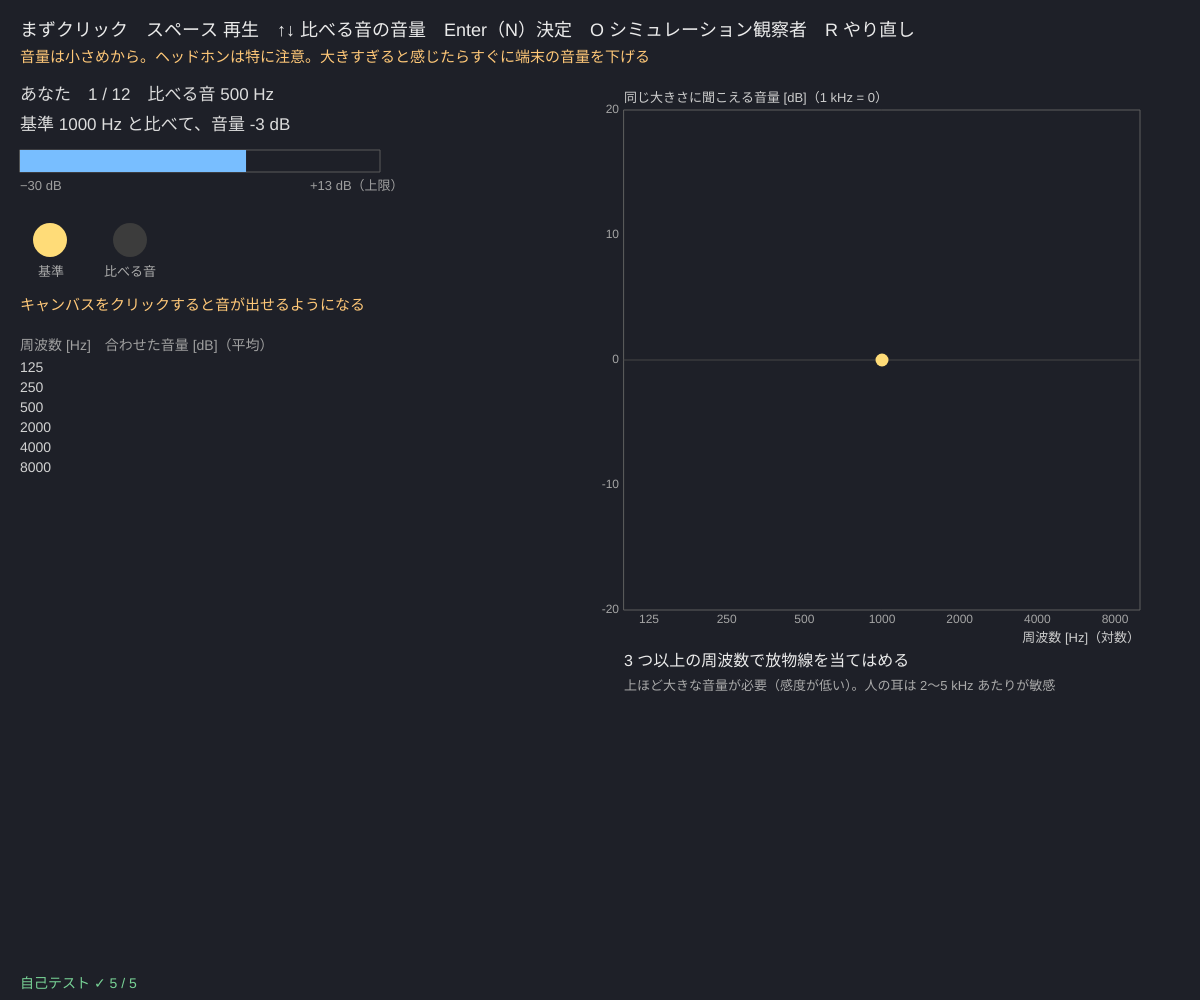
Frame 1 (no input)
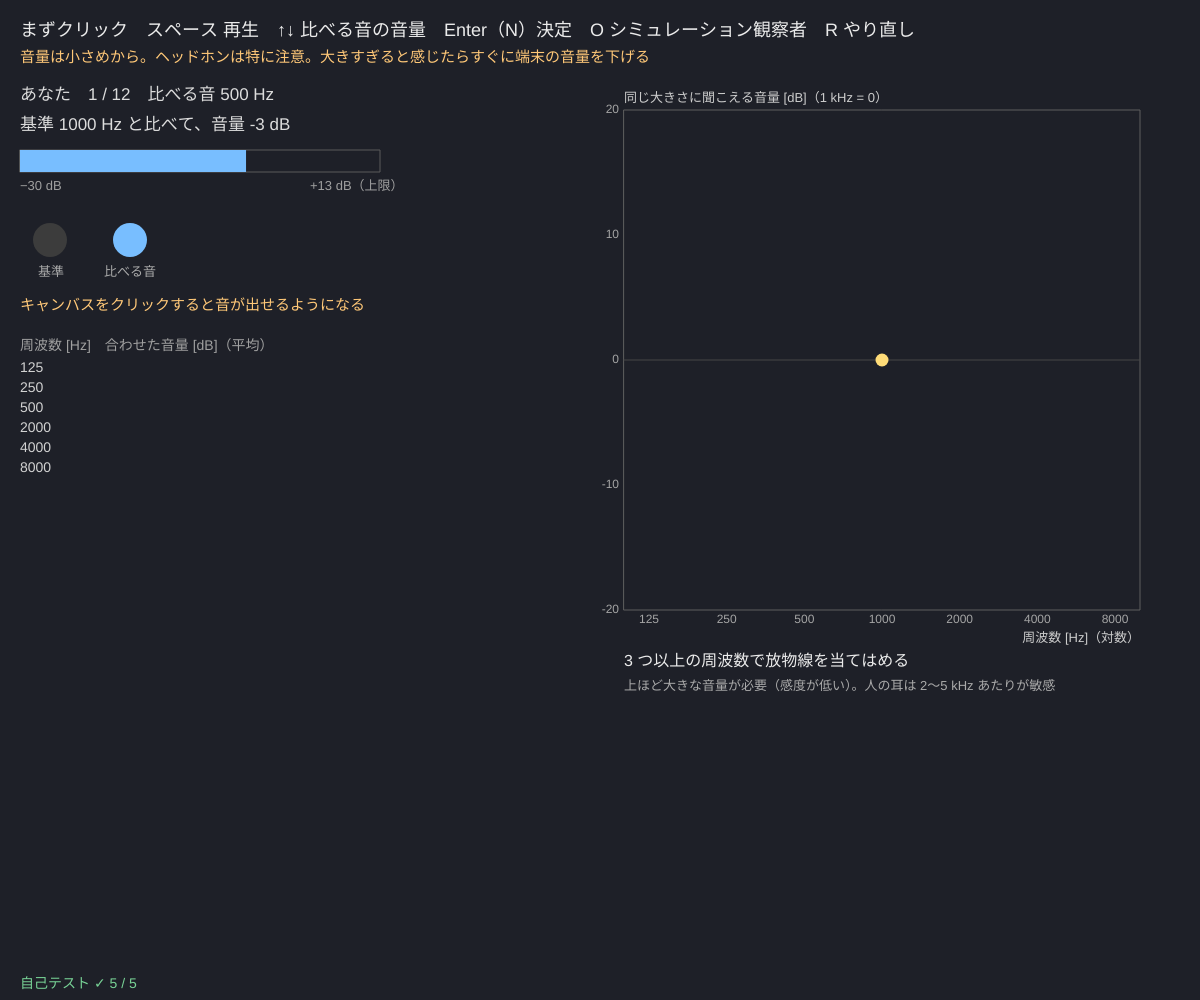
Frame 60 (no input)
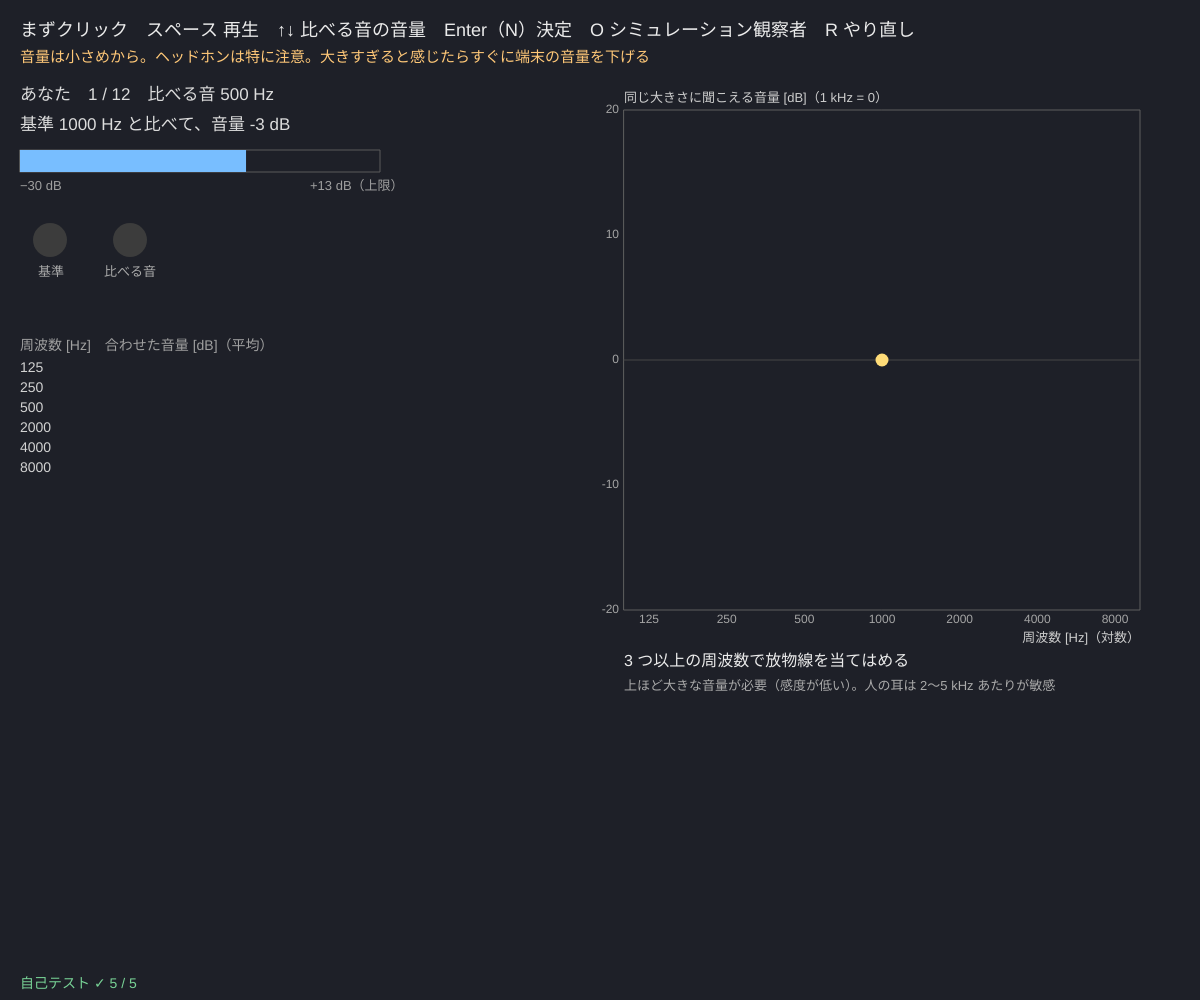
Frame 120 (the mouse pressed at the canvas centre since frame 60)

The p5.js sketch that drew these frames (run headless with seeded random() and noise() and a simulated clock; from frame 60 on, the mouse is pressed at the canvas centre):

// p5.js sketch
// ── sketch.js
// ============================================
// 11 等ラウドネス ─ 低い音・高い音は、同じ大きさに聞こえるのにどれだけの音量が必要？
// スペースで「1 kHz の基準音 → 比べる音」を鳴らす。↑↓ で比べる音の音量を 1 dB ずつ変え、同じ大きさに聞こえたら Enter（または N）
// 125 Hz〜8 kHz の 6 つの音で 2 回ずつ合わせると、自分の「等ラウドネス曲線」ができる（端末やヘッドホンでも形が変わる。形の傾向だけを見る）
// 曲線に放物線（log 周波数の 2 次式）を当てはめ、いちばん敏感な周波数を求める
// まずクリック / スペース = 再生 / ↑↓ = 音量 / Enter = 決定 / O = シミュレーション観察者 / R = やり直し
// 音量は小さめから。ヘッドホンは特に注意（全体の音量 MASTER は 0.2 以下）
// ============================================

const FREQS = [125, 250, 500, 2000, 4000, 8000];   // ★ 比べる音の周波数 [Hz]
const REF_VOL = 0.2;                   // ★ 基準音（1 kHz）の大きさ（0〜1）
const MAX_DB = 13;                     // 比べる音の上限：REF_VOL × 10^(13/20) ≈ 0.89（これ以上は大きくしない）
const PASSES = 2;                      // ★ 1 つの周波数を何回合わせるか
const SIM_TRUE = { 125: 12, 250: 7, 500: 3, 2000: -1, 4000: -4, 8000: 6 };   // ★ シミュレーション観察者の「本当の」曲線（作り物）[dB]
let order = [], ti = 0, lev = 0, sets = [], simMode = false, simSeed = 1, playing = 0;

function setup() {
  createCanvas(windowWidth, windowHeight);
  selfTest();
  resetData(false);
}
function resetData(sim) {
  simMode = sim; sets = []; ti = 0; seedRng(Date.now());
  order = []; for (let p = 0; p < PASSES; p++) order = order.concat(shuffleArr(FREQS.slice()));
  lev = Math.round((rnd() - 0.5) * 12);   // はじめの音量はばらばらに（はじめの値に引っぱられないように）
}
function playPair() {
  if (!audioCtx || ti >= order.length || millis() - playing < 1400) return;   // 鳴っている間は重ねない
  let t = audioCtx.currentTime + 0.05;
  tone(1000, t, 0.5, REF_VOL);
  tone(order[ti], t + 0.75, 0.5, compVol(lev));
  playing = millis();
}
function compVol(db) { return REF_VOL * dbToGain(clampv(db, -30, MAX_DB)); }
function accept() { if (ti >= order.length || simMode) return; sets.push([order[ti], lev]); ti++; lev = Math.round((rnd() - 0.5) * 12); }
function meanAt(f, s) { let r = s.filter((q) => q[0] === f).map((q) => q[1]); return r.length ? r.reduce((a, b) => a + b) / r.length : null; }
// dB = a + b u + c u²（u = log₂(f/1000)）を最小二乗で（1 kHz の 0 dB も 1 点として入れる）
function fitCurve(s) {
  let pts = [[0, 0]].concat(FREQS.map((f) => [Math.log2(f / 1000), meanAt(f, s)]).filter((p) => p[1] !== null));
  if (pts.length < 3) return null;
  let M = [[0, 0, 0], [0, 0, 0], [0, 0, 0]], v = [0, 0, 0];
  for (let p of pts) { let q = [1, p[0], p[0] * p[0]]; for (let i = 0; i < 3; i++) { v[i] += q[i] * p[1]; for (let j = 0; j < 3; j++) M[i][j] += q[i] * q[j]; } }
  let D = det3(M); if (Math.abs(D) < 1e-9) return null;
  let [a, b, c] = [0, 1, 2].map((k) => det3(M.map((r, i) => r.map((x, j) => (j === k ? v[i] : x)))) / D);
  return { a, b, c, best: c > 0 ? 1000 * Math.pow(2, -b / (2 * c)) : null, at: (f) => { let u = Math.log2(f / 1000); return a + b * u + c * u * u; } };
}
function det3(m) { return m[0][0] * (m[1][1] * m[2][2] - m[1][2] * m[2][1]) - m[0][1] * (m[1][0] * m[2][2] - m[1][2] * m[2][0]) + m[0][2] * (m[1][0] * m[2][1] - m[1][1] * m[2][0]); }
// シミュレーション観察者：本当の値 + ゆらぎ 1.5 dB で合わせる（音は鳴らさない）
function simSets(reps) { let s = []; for (let r = 0; r < reps; r++) for (let f of FREQS) s.push([f, Math.round(clampv(SIM_TRUE[f] + 1.5 * rndNormal(), -30, MAX_DB))]); return s; }
function runSim(seed) { resetData(true); seedRng(seed); sets = simSets(4); ti = order.length; }

function draw() {
  background(30, 32, 40);
  fill(235); noStroke(); textSize(18);
  text('まずクリック　スペース 再生　↑↓ 比べる音の音量　Enter（N）決定　O シミュレーション観察者　R やり直し', 20, 36);
  fill(255, 200, 120); textSize(15);
  text('音量は小さめから。ヘッドホンは特に注意。大きすぎると感じたらすぐに端末の音量を下げる', 20, 62);

  let bx = 20, by = 100;
  fill(220); textSize(17);
  if (ti < order.length) {
    let f = order[ti];
    text((simMode ? '' : 'あなた') + '　' + (ti + 1) + ' / ' + order.length + '　比べる音 ' + f + ' Hz', bx, by);
    text('基準 1000 Hz と比べて、音量 ' + (lev >= 0 ? '+' : '') + lev + ' dB' + (lev >= MAX_DB ? '（上限）' : lev <= -30 ? '（下限）' : ''), bx, by + 30);
    // 音量のメーター
    noFill(); stroke(90); rect(bx, by + 50, 360, 22);
    noStroke(); fill(lev >= MAX_DB ? color(255, 120, 100) : color(120, 190, 255)); rect(bx, by + 50, (360 * (lev + 30)) / (MAX_DB + 30), 22);
    fill(160); textSize(13); text('−30 dB', bx, by + 90); text('+' + MAX_DB + ' dB（上限）', bx + 290, by + 90);
    // 再生中の表示（ゆっくり：1 回の再生で 2 回だけ光る）
    let t = millis() - playing;
    fill(t < 550 ? color(255, 220, 120) : 60); circle(bx + 30, by + 140, 34);
    fill(t > 750 && t < 1300 ? color(120, 190, 255) : 60); circle(bx + 110, by + 140, 34);
    fill(170); textSize(13); text('基準', bx + 18, by + 176); text('比べる音', bx + 84, by + 176);
    if (!audioCtx) { fill(255, 200, 120); textSize(15); text('キャンバスをクリックすると音が出せるようになる', bx, by + 210); }
  } else text(simMode ? 'シミュレーション観察者（各 4 回、音は鳴らさない）' : 'おつかれさま！ これが自分の等ラウドネス曲線', bx, by);
  // ---- 表
  let ty = by + 250; fill(160); textSize(14); text('周波数 [Hz]　合わせた音量 [dB]（平均）', bx, ty);
  FREQS.forEach((f, i) => { let m = meanAt(f, sets); fill(210); text(f + '　　' + sets.filter((q) => q[0] === f).map((q) => q[1]).join(', ') + (m !== null ? '　→ ' + m.toFixed(1) : ''), bx, ty + 22 + i * 20); });

  // ---- 等ラウドネス曲線
  let g = { x: width * 0.52, y: 110, w: width * 0.43, h: height * 0.5, x0: 100, x1: 10000, y0: -20, y1: 20, logx: true };
  plotAxes(g, '周波数 [Hz]（対数）', '同じ大きさに聞こえる音量 [dB]（1 kHz = 0）', [125, 250, 500, 1000, 2000, 4000, 8000], [-20, -10, 0, 10, 20]);
  stroke(70); line(g.x, gY(g, 0), g.x + g.w, gY(g, 0));
  let fit = fitCurve(sets);
  if (simMode) { stroke(120, 200, 140); strokeWeight(1.5); polyline([[gX(g, 1000), gY(g, 0)]].concat(FREQS.map((f) => [gX(g, f), gY(g, SIM_TRUE[f])])).sort((a, b) => a[0] - b[0])); }
  if (fit) { stroke(255, 170, 90); strokeWeight(3); let p = []; for (let i = 0; i <= 100; i++) { let f = 110 * Math.pow(9000 / 110, i / 100); p.push([gX(g, f), gY(g, clampv(fit.at(f), -20, 20))]); } polyline(p); }
  noStroke(); fill(120, 190, 255, 120); for (let q of sets) circle(gX(g, q[0]), gY(g, q[1]), 7);
  fill(120, 190, 255); FREQS.forEach((f) => { let m = meanAt(f, sets); if (m !== null) circle(gX(g, f), gY(g, m), 13); });
  fill(255, 220, 120); circle(gX(g, 1000), gY(g, 0), 13);
  fill(235); textSize(16);
  let ry = g.y + g.h + 56;
  text(fit && fit.best ? 'いちばん敏感な周波数（放物線の底）≈ ' + fit.best.toFixed(0) + ' Hz' : '3 つ以上の周波数で放物線を当てはめる', g.x, ry);
  fill(170); textSize(13); text('上ほど大きな音量が必要（感度が低い）。人の耳は 2〜5 kHz あたりが敏感', g.x, ry + 24);
  if (simMode) { fill(120, 200, 140); textSize(14); text('緑 = シミュレーション観察者の本当の曲線（作り物。ISO 226 の値ではない）', g.x, ry + 48); }
  fill(selfTestResults.every((r) => r.ok) ? color(120, 210, 150) : color(255, 90, 90)); textSize(14);
  text(selfTestLine(), 20, height - 12);
}

function mousePressed() { startAudio(); }
function keyPressed() {
  startAudio();
  if (key === ' ') playPair();
  if (key === UP_ARROW) lev = Math.min(MAX_DB, lev + 1);
  if (key === DOWN_ARROW) lev = Math.max(-30, lev - 1);
  if (key === ENTER || key === 'n' || key === 'N') accept();
  if (key === 'o' || key === 'O') runSim(++simSeed);
  if (key === 'r' || key === 'R') resetData(false);
  return false;
}

// ---- 自己テスト（音は鳴らさない）
function selfTest() {
  selfTestResults = [];
  check('dB → 倍率：+20 dB = 10 倍、−20 dB = 0.1 倍、+6 dB ≈ 1.995 倍', near(dbToGain(20), 10, 1e-12) && near(dbToGain(-20), 0.1, 1e-12) && near(dbToGain(6), 1.9953, 1e-4));
  check('音量の上限：比べる音は最大でも 1.0 以下、全体の音量 MASTER ≤ 0.2', compVol(100) <= 1.0001 && MASTER <= 0.2);
  let s = []; for (let f of FREQS) { let u = Math.log2(f / 1000); s.push([f, -3 * u + 1.5 * u * u]); }
  let f0 = fitCurve(s);
  check('ゆらぎのない放物線 −3u + 1.5u²（1 kHz で 0）→ 底は 2^(1) × 1000 = 2000 Hz', f0 && near(f0.best, 2000, 1e-6));
  check('データがないと当てはめない（null）', fitCurve([]) === null);
  seedRng(52); let ss = simSets(30);
  check('シミュレーション観察者（各 30 回）：平均が本当の値 ±1 dB', FREQS.every((f) => near(meanAt(f, ss), SIM_TRUE[f], 1)));
  reportSelfTest();
}

// ---------- やってみよう ----------
// 1. 6 つの周波数を 2 回ずつ合わせて、自分の曲線を描こう。いちばん敏感なのは何 Hz？
// 2. スピーカーとヘッドホンで測り比べよう。低い音（125 Hz）の値は大きく変わる？（小さなスピーカーは低音が出にくい）
// 3. REF_VOL を半分にして測り直すと、曲線の形は変わる？（小さい音ほど低音は聞こえにくい）
// 4. 2 回の合わせた値のちがい（ばらつき）は何 dB くらい？
// 5. 音楽のミックスで低音や高音を「どれだけ上げるか」を、この曲線から考えよう


// ==================================================
// ここから下は「心理物理の道具」（中身は読まなくても OK。消さないでね）
// ==================================================
// ---- 種つきの乱数（同じ種なら毎回同じ列）。シミュレーション観察者と自己テストで使う
let rngState = 1;
function seedRng(s) { rngState = (s >>> 0) || 1; }
function rnd() {                       // 0〜1 の一様乱数（mulberry32）
  rngState = (rngState + 0x6d2b79f5) >>> 0;
  let t = rngState;
  t = Math.imul(t ^ (t >>> 15), t | 1);
  t ^= t + Math.imul(t ^ (t >>> 7), t | 61);
  return ((t ^ (t >>> 14)) >>> 0) / 4294967296;
}
function rndNormal() { let u = 1 - rnd(), v = rnd(); return Math.sqrt(-2 * Math.log(u)) * Math.cos(2 * Math.PI * v); }   // 標準正規分布
function shuffleArr(a) { for (let i = a.length - 1; i > 0; i--) { let j = Math.floor(rnd() * (i + 1)), t = a[i]; a[i] = a[j]; a[j] = t; } return a; }
function clampv(v, a, b) { return v < a ? a : v > b ? b : v; }
// ---- 正規分布：Φ（累積分布）と z（その逆関数。二分法で数値的に解く）
function erfA(x) {                     // 誤差関数（Abramowitz & Stegun 7.1.26、誤差 1.5e-7 以下）
  let s = x < 0 ? -1 : 1; x = Math.abs(x);
  let t = 1 / (1 + 0.3275911 * x);
  let y = 1 - ((((1.061405429 * t - 1.453152027) * t + 1.421413741) * t - 0.284496736) * t + 0.254829592) * t * Math.exp(-x * x);
  return s * y;
}
function Phi(x) { return 0.5 * (1 + erfA(x / Math.SQRT2)); }
function zOf(p) {                      // Φ(z) = p となる z
  p = clampv(p, 1e-9, 1 - 1e-9);
  let lo = -9, hi = 9;
  for (let i = 0; i < 70; i++) { let m = (lo + hi) / 2; if (Phi(m) < p) lo = m; else hi = m; }
  return (lo + hi) / 2;
}
// 割合を 1/(2N) で補正（0 や 1 だと z が無限大になるので）
function rateFix(k, n) { return n > 0 ? clampv(k / n, 1 / (2 * n), 1 - 1 / (2 * n)) : 0.5; }
// ---- グラフの道具：g = { x, y, w, h, x0, x1, y0, y1, logx, logy }
function gX(g, v) { let t = g.logx ? (Math.log(v) - Math.log(g.x0)) / (Math.log(g.x1) - Math.log(g.x0)) : (v - g.x0) / (g.x1 - g.x0); return g.x + clampv(t, -0.02, 1.02) * g.w; }
function gY(g, v) { let t = g.logy ? (Math.log(v) - Math.log(g.y0)) / (Math.log(g.y1) - Math.log(g.y0)) : (v - g.y0) / (g.y1 - g.y0); return g.y + g.h - clampv(t, -0.02, 1.02) * g.h; }
function plotAxes(g, xl, yl, xt, yt) {
  stroke(95); strokeWeight(1); noFill(); rect(g.x, g.y, g.w, g.h);
  noStroke(); fill(165); textSize(12); textAlign(CENTER, TOP);
  for (let v of xt) text(+v.toPrecision(3), gX(g, v), g.y + g.h + 4);
  textAlign(RIGHT, CENTER);
  for (let v of yt) text(+v.toPrecision(3), g.x - 5, gY(g, v));
  textAlign(LEFT, BASELINE); fill(205); textSize(13);
  text(xl, g.x + g.w - textWidth(xl), g.y + g.h + 32); text(yl, g.x, g.y - 8);
}
function polyline(pts) {               // 点が 2 つ以上あるときだけ折れ線を描く
  if (pts.length < 2) return;
  noFill(); beginShape(); for (let p of pts) vertex(p[0], p[1]); endShape();
}
// ---- 自己テストの道具
let selfTestResults = [];
function check(name, cond) { selfTestResults.push({ name, ok: !!cond }); }
function near(a, b, tol) { return a !== null && a !== undefined && isFinite(a) && Math.abs(a - b) <= (tol === undefined ? 1e-9 : tol); }
function reportSelfTest() { for (let r of selfTestResults) (r.ok ? console.log : console.error)((r.ok ? '✓ ' : '✗ ') + r.name); }
function selfTestLine() { let n = selfTestResults.filter((r) => r.ok).length; return '自己テスト ' + (n === selfTestResults.length ? '✓ ' : '✗ ') + n + ' / ' + selfTestResults.length; }
// ---- 音を鳴らす道具（Web Audio。最初のクリックかキーで startAudio()）
// 音量の上限：全体の音量 MASTER は 0.2 以下（大きな音は出ない）。1 音の大きさ vol も 0〜1 に制限
const MASTER = 0.15;                   // ★ 全体の音量（0.2 以下にしておく）
let audioCtx = null, masterOut = null;
function startAudio() {
  if (!audioCtx) {
    audioCtx = new (window.AudioContext || window.webkitAudioContext)();
    masterOut = audioCtx.createGain(); masterOut.gain.value = Math.min(0.2, MASTER); masterOut.connect(audioCtx.destination);
  }
  audioCtx.resume();
}
// 1 音：周波数 f、開始 t0（audioCtx の時刻）、長さ dur 秒、大きさ vol（0〜1）。立ち上がりと終わりは 15 ms でなめらかに
function tone(f, t0, dur, vol) {
  if (!audioCtx || !isFinite(f) || f <= 0 || !isFinite(vol)) return;
  vol = clampv(vol, 0, 1); dur = clampv(dur, 0.03, 2);
  let o = audioCtx.createOscillator(), gn = audioCtx.createGain();
  o.type = 'sine'; o.frequency.value = clampv(f, 20, 12000);
  gn.gain.setValueAtTime(0, t0);
  gn.gain.linearRampToValueAtTime(vol, t0 + 0.015);
  gn.gain.setValueAtTime(vol, t0 + dur - 0.015);
  gn.gain.linearRampToValueAtTime(0, t0 + dur);
  o.connect(gn); gn.connect(masterOut); o.start(t0); o.stop(t0 + dur + 0.02);
}
function dbToGain(db) { return Math.pow(10, db / 20); }   // +6 dB ≈ 2 倍、−20 dB = 0.1 倍
